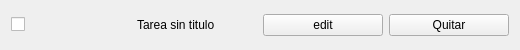
<?xml version="1.0" encoding="UTF-8"?>
<ui version="4.0">
 <class>Task</class>
 <widget class="QWidget" name="Task">
  <property name="geometry">
   <rect><x>0</x><y>0</y><width>520</width><height>50</height></rect>
  </property>
  <property name="windowTitle">
   <string>Task</string>
  </property>
  <layout class="QHBoxLayout" name="horizontalLayout">
   <item>
    <widget class="QCheckBox" name="checkbox">
     <property name="text"><string/></property>
    </widget>
   </item>
   <item>
    <widget class="QLabel" name="Mitext">
     <property name="text"><string>Tarea sin titulo</string></property>
    </widget>
   </item>
   <item>
    <widget class="QPushButton" name="editButton">
     <property name="text"><string>edit</string></property>
    </widget>
   </item>
   <item>
    <widget class="QPushButton" name="removeButton">
     <property name="text"><string>Quitar</string></property>
    </widget>
   </item>
  </layout>
 </widget>
 <resources/>
 <connections/>
</ui>
